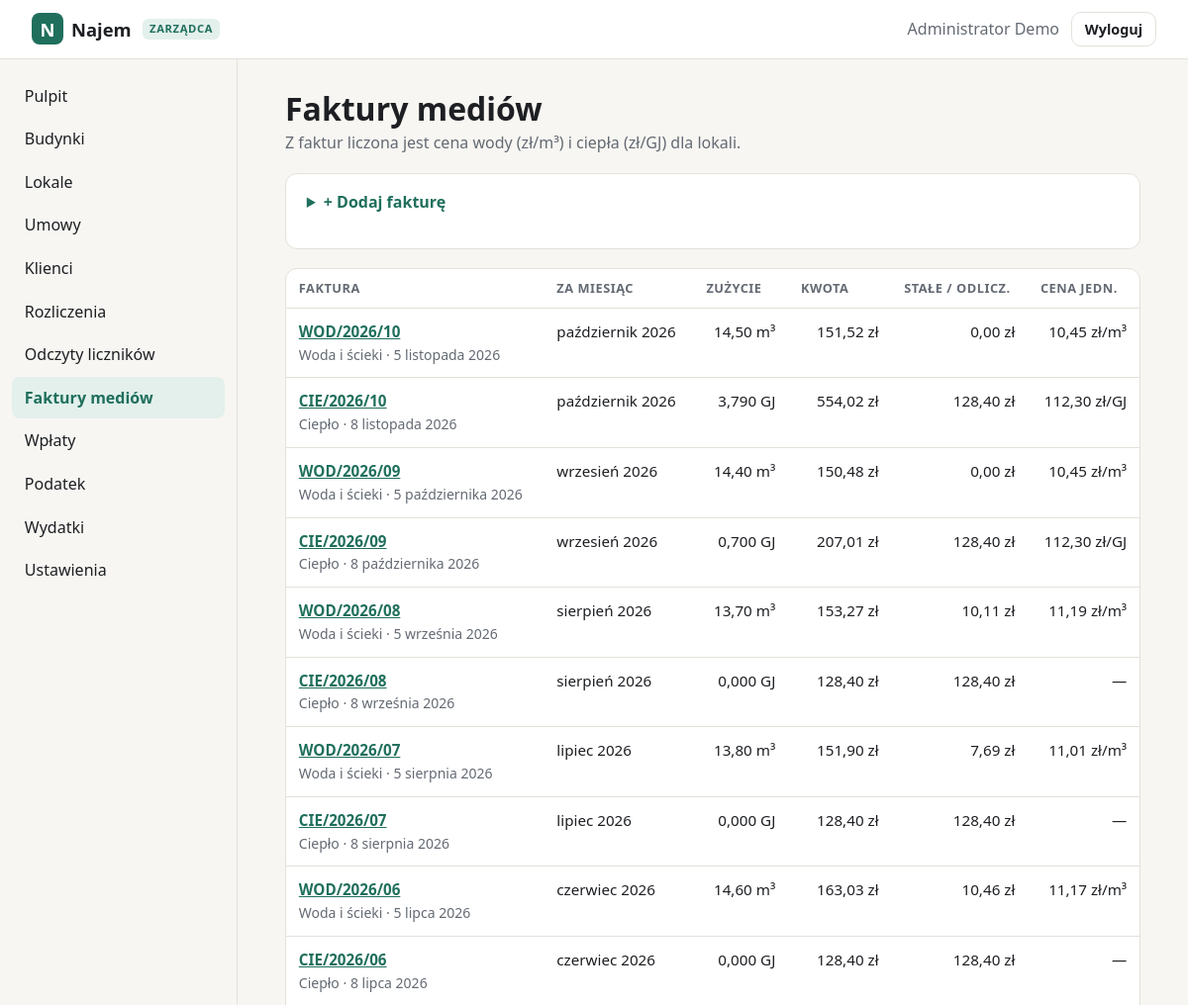
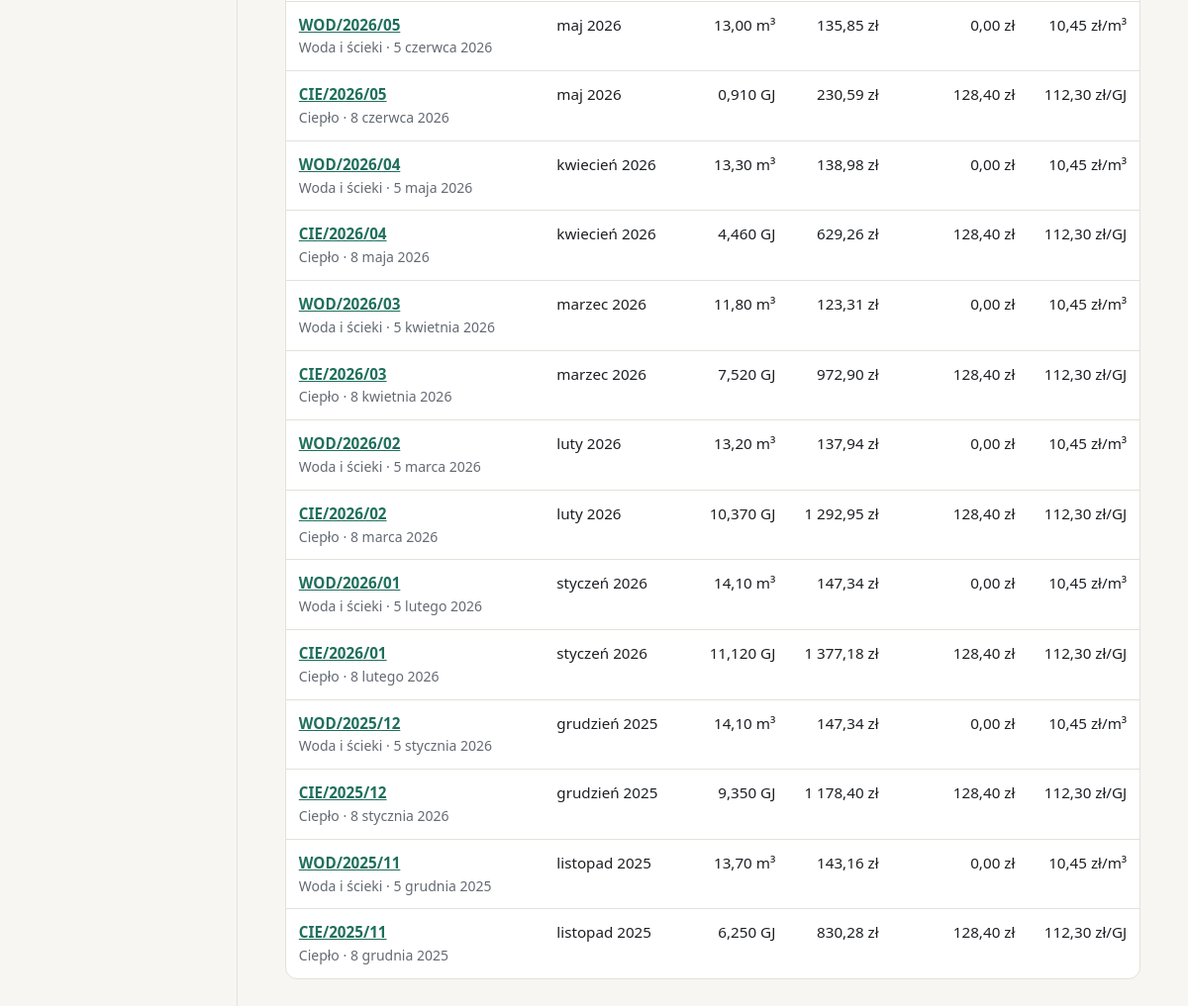
The app's page /zarzadca/faktury (signed in) with its own data (2 pictures, top to bottom).
### tables this page shows
CREATE TABLE users (
    id            INTEGER PRIMARY KEY AUTOINCREMENT,
    login         TEXT NOT NULL UNIQUE COLLATE NOCASE,
    password_hash TEXT NOT NULL,
    full_name     TEXT,
    role          TEXT NOT NULL DEFAULT 'klient',
    created_at    TEXT NOT NULL DEFAULT (datetime('now')),
    last_login_at TEXT
, email TEXT, telefon TEXT, aktywny INTEGER NOT NULL DEFAULT 1);

CREATE TABLE faktury (
    id            INTEGER PRIMARY KEY AUTOINCREMENT,
    rodzaj        TEXT NOT NULL CHECK (rodzaj IN ('woda', 'cieplo')),
    numer         TEXT NOT NULL,
    okres         TEXT NOT NULL,
    data          TEXT,
    zuzycie       REAL NOT NULL DEFAULT 0,   -- m³ lub GJ
    kwota         INTEGER NOT NULL,
    oplata_stala  INTEGER NOT NULL DEFAULT 0,  -- ciepło: przesyłowa + moc
    odliczenie    INTEGER NOT NULL DEFAULT 0,  -- woda: np. woda ogrodowa
    uwagi         TEXT
, budynek_id INTEGER REFERENCES budynki(id));

### rozliczenia.py (the view, shortened to what this page needs)
@bp.route("/faktury", methods=["GET", "POST"])
def faktury():
    bl = budynki_lista()
    bid = request.args.get("b", type=int) or (bl[0]["id"] if len(bl) == 1 else "")
    f = Form({"rodzaj": request.args.get("rodzaj", "woda"), "okres": poprzedni(biezacy()),
              "data": date.today().isoformat(), "budynek_id": str(bid)})
    return render_template("admin/faktury.html", f=f, fv=None, rows=_faktury_lista(request.args.get("b", type=int)),
                           otworz=False, **_faktury_ctx())

### admin.py (called while the page is built)
@bp.before_request
@manager_required
def _guard():
    if request.method == "POST":
        check_csrf()

@bp.context_processor
def _ctx():
    return {"admin_menu": ADMIN_MENU, "rodzaje_lokali": RODZAJE_LOKALI,
            "rodzaje_umow": RODZAJE_UMOW, "opcje": lambda xs: [(x, x) for x in xs],
            "today": date.today().isoformat()}

### app.py (called while the page is built)
def get_db() -> sqlite3.Connection:
    if "db" not in g:
        g.db = sqlite3.connect(DB_PATH)
        g.db.row_factory = sqlite3.Row
        g.db.execute("PRAGMA foreign_keys = ON")
    return g.db

def csrf_token() -> str:
    if "_csrf" not in session:
        session["_csrf"] = secrets.token_urlsafe(32)
    return session["_csrf"]

def static_v(filename):
    try:
        v = int((BASE / "static" / filename).stat().st_mtime)
    except OSError:
        v = 0
    return url_for("static", filename=filename, v=v)

def manager_required(view):
    @wraps(view)
    def wrapped(*a, **kw):
        if g.user is None:
            return redirect(url_for("login", next=request.path))
        if g.user["role"] != "zarzadca":
            abort(403)
        return view(*a, **kw)
    return wrapped

@app.before_request
def load_user():
    g.user = None
    uid = session.get("user_id")
    if uid:
        g.user = get_db().execute(
            "SELECT id, login, full_name, role FROM users WHERE id=? AND aktywny=1", (uid,)
        ).fetchone()
        if g.user is None:
            session.clear()

@app.context_processor
def inject():
    return {"menu": MENU, "user": g.get("user")}

@app.template_filter("zl")
def fmt_zl(grosze):
    if grosze is None:
        return "—"
    zl, gr = divmod(int(grosze), 100)
    return f"{zl:,}".replace(",", " ") + f",{gr:02d} zł"

@app.template_filter("data")
def fmt_data(iso):
    if not iso:
        return "—"
    d = date.fromisoformat(iso[:10])
    return f"{d.day} {MIESIACE[d.month - 1]} {d.year}"

### budynki.py (called while the page is built)
@bp.context_processor
def _ctx_budynki():
    return {"budynki_opcje": [(b["id"], b["nazwa"]) for b in
                              get_db().execute("SELECT id, nazwa FROM budynki ORDER BY nazwa")]}

### pomiary.py (called while the page is built)
@app.context_processor
def _ctx_najemca():
    if request.endpoint != "media" or g.get("user") is None:
        return {}
    od, do = nastepne_okno()
    return {"lokale_odczyt": lokale_najemcy(g.user["id"]), "moje_pomiary": moje_pomiary(g.user["id"]),
            "dzis": date.today().isoformat(), "okno_od": od.isoformat(), "okno_do": do.isoformat(),
            "w_oknie_dzis": od <= date.today() <= do}

### templates/admin/faktury.html (shortened to what this page needs)
{% extends "admin/base.html" %}
{% from "admin/_form.html" import field, select, csrf, delete_button %}
{% block content %}
<div class="page-head">
  <div><h1>{{ 'Faktura ' ~ fv.numer if fv else 'Faktury mediów' }}</h1>
    <p class="muted">Z faktur liczona jest cena wody (zł/m³) i ciepła (zł/GJ) dla lokali.</p></div>
</div>
<details class="panel-box add-box" {% if otworz %}open{% endif %}>
  <summary>{{ 'Edycja faktury' if fv else '+ Dodaj fakturę' }}</summary>
</details>
{% if not fv %}
{% if rows %}
<div class="table-wrap"><table class="table">
  <thead><tr><th>Faktura</th><th>Za miesiąc</th><th class="num">Zużycie</th><th class="num">Kwota</th><th class="num">Stałe / odlicz.</th><th class="num">Cena jedn.</th></tr></thead>
  <tbody>
  {% for r, cena in rows %}
    <tr>
      <td data-label="Faktura"><a href="{{ url_for('zarzadca.faktura_edycja', fid=r.id) }}"><strong>{{ r.numer }}</strong></a><br><span class="muted small">{{ 'Woda i ścieki' if r.rodzaj == 'woda' else 'Ciepło' }}{% if r.data %} · {{ r.data|data }}{% endif %}{% if budynki|length > 1 %} · {{ nazwa_budynku(r.budynek_id) or 'bez budynku' }}{% endif %}</span></td>
      <td data-label="Za miesiąc">{{ r.okres|okres }}</td>
      <td data-label="Zużycie" class="num">{{ r.zuzycie|liczba(3 if r.rodzaj == 'cieplo' else 2) }} {{ 'GJ' if r.rodzaj == 'cieplo' else 'm³' }}</td>
      <td data-label="Kwota" class="num">{{ r.kwota|zl }}</td>
      <td data-label="Stałe / odlicz." class="num">{{ (r.oplata_stala if r.rodzaj == 'cieplo' else r.odliczenie)|zl }}</td>
      <td data-label="Cena jedn." class="num">{% if cena is not none %}{{ cena|liczba(2) }} zł/{{ 'GJ' if r.rodzaj == 'cieplo' else 'm³' }}{% else %}—{% endif %}</td>
    </tr>
  {% endfor %}
  </tbody>
</table></div>
{% else %}
<div class="placeholder"><strong>Brak faktur</strong><span>Dodaj fakturę za wodę lub ciepło.</span></div>
{% endif %}
{% endif %}
{% endblock %}

### templates/panel.html (shortened to what this page needs)
{% extends "base.html" %}
{% block body_class %}app-page{% endblock %}
{% block body %}
<header class="appbar">
  <a class="brand" href="{% block home_url %}{{ url_for('panel') }}{% endblock %}"><span class="logo">N</span> Najem{% block brand_suffix %}{% endblock %}</a>
  <div class="who">
    <span class="muted">{{ user.full_name or user.login }}</span>
    <form method="post" action="{{ url_for('logout') }}">
      <button class="btn btn-ghost btn-sm" type="submit">Wyloguj</button>
    </form>
  </div>
</header>
<div class="layout">
  <nav class="sidebar" aria-label="Menu główne">
    <ul>
    {% block nav %}{% endblock %}
    </ul>
  </nav>
  <main class="content">
    {% block content %}{% endblock %}
  </main>
</div>
{% endblock %}

### static/style.css (style rules this page uses)
:root { --bg: #f7f6f2; --surface: #ffffff; --text: #1d1f23; --muted: #646a73; --line: #e3e1da; --accent: #1f6f5c; --accent-ink: #ffffff; --accent-soft: #e3f0ec; --danger: #b3261e; --danger-soft: #fbe9e7; --radius: 12px; color-scheme: light; }
* { box-sizing: border-box; }
html, body { margin: 0; }
body { background: var(--bg); color: var(--text); font: 16px/1.5 system-ui, -apple-system, "Segoe UI", Roboto, sans-serif; min-height: 100vh; }
a { color: var(--accent); }
h1 { line-height: 1.15; margin: 0 0 .4em; }
.muted { color: var(--muted); }
.small { font-size: .875rem; }
.brand { display: inline-flex; align-items: center; gap: .5rem; font-weight: 700; font-size: 1.15rem; color: var(--text); text-decoration: none; }
.logo { display: inline-grid; place-items: center; width: 2rem; height: 2rem; border-radius: 8px; background: var(--accent); color: var(--accent-ink); font-weight: 800; }
.btn { display: inline-block; border: 1px solid transparent; border-radius: 10px; padding: .7rem 1.2rem; font: inherit; font-weight: 600; text-decoration: none; cursor: pointer; }
.btn-ghost { background: transparent; color: var(--text); border-color: var(--line); }
.btn-sm { padding: .35rem .8rem; font-size: .9rem; }
.appbar { position: sticky; top: 0; z-index: 10; display: flex; align-items: center; gap: 1rem; padding: .75rem clamp(16px, 3vw, 32px); background: var(--surface); border-bottom: 1px solid var(--line); }
.appbar .who { margin-left: auto; display: flex; align-items: center; gap: .75rem; }
.appbar form { margin: 0; }
.layout { display: grid; grid-template-columns: 240px 1fr; min-height: calc(100vh - 58px); }
.sidebar { border-right: 1px solid var(--line); padding: 1rem .75rem; }
.sidebar ul { list-style: none; margin: 0; padding: 0; display: flex; flex-direction: column; gap: 2px; }
.content { padding: 2rem clamp(16px, 4vw, 48px); max-width: 960px; }
:root { --ok: #1f7a4d; --ok-soft: #e1f3e9; --warn: #8a5a00; --warn-soft: #fdf1d8; --info: #2457a6; --info-soft: #e4ecfa; --off: #6b7079; --off-soft: #ececea; }
.content h1 { font-size: clamp(1.5rem, 3vw, 2rem); }
.panel-box { background: var(--surface); border: 1px solid var(--line); border-radius: var(--radius); padding: 1.2rem 1.3rem; margin-top: 1rem; }
.table-wrap { overflow-x: auto; margin-top: 1.2rem; }
.table { width: 100%; border-collapse: collapse; font-size: .95rem; }
.table th { text-align: left; font-size: .8rem; color: var(--muted); font-weight: 600; text-transform: uppercase; letter-spacing: .04em; padding: .6rem .8rem; border-bottom: 1px solid var(--line); }
.table td { padding: .75rem .8rem; border-bottom: 1px solid var(--line); vertical-align: top; }
.table tr:last-child td { border-bottom: 0; }
.content > .table-wrap { background: var(--surface); border: 1px solid var(--line); border-radius: var(--radius); }
.num { text-align: right; font-variant-numeric: tabular-nums; white-space: nowrap; }
.page-head { display: flex; justify-content: space-between; align-items: flex-start; gap: 1rem; flex-wrap: wrap; }
.page-head h1 { margin-bottom: .2rem; }
.page-head p { margin: 0; }
.add-box { margin-top: 1.2rem; border-top: 1px solid var(--line); padding-top: 1rem; }
.add-box summary { cursor: pointer; font-weight: 600; color: var(--accent); margin-bottom: 1rem; }

### records on screen
users: full_name "Administrator Demo"
faktury: numer "WOD/2026/10", rodzaj "Woda i ścieki", data|data "5 listopada 2026", okres|okres "październik 2026", zuzycie|liczba "14,50", rodzaj "m³", kwota|zl "151,52 zł", rodzaj+odliczenie "0,00 zł", cena "10,45"
faktury: numer "CIE/2026/10", rodzaj "Ciepło", data|data "8 listopada 2026", okres|okres "październik 2026", zuzycie|liczba "3,790", rodzaj "GJ", kwota|zl "554,02 zł", rodzaj+oplata_stala "128,40 zł", cena "112,30"
faktury: numer "WOD/2026/09", rodzaj "Woda i ścieki", data|data "5 października 2026", okres|okres "wrzesień 2026", zuzycie|liczba "14,40", rodzaj "m³", kwota|zl "150,48 zł", rodzaj+odliczenie "0,00 zł", cena "10,45"
faktury: numer "CIE/2026/09", rodzaj "Ciepło", data|data "8 października 2026", okres|okres "wrzesień 2026", zuzycie|liczba "0,700", rodzaj "GJ", kwota|zl "207,01 zł", rodzaj+oplata_stala "128,40 zł", cena "112,30"
faktury: numer "WOD/2026/08", rodzaj "Woda i ścieki", data|data "5 września 2026", okres|okres "sierpień 2026", zuzycie|liczba "13,70", rodzaj "m³", kwota|zl "153,27 zł", rodzaj+odliczenie "10,11 zł", cena "11,19"
faktury: numer "CIE/2026/08", rodzaj "Ciepło", data|data "8 września 2026", okres|okres "sierpień 2026", zuzycie|liczba "0,000", rodzaj "GJ", kwota|zl "128,40 zł", rodzaj+oplata_stala "128,40 zł"
faktury: numer "WOD/2026/07", rodzaj "Woda i ścieki", data|data "5 sierpnia 2026", okres|okres "lipiec 2026", zuzycie|liczba "13,80", rodzaj "m³", kwota|zl "151,90 zł", rodzaj+odliczenie "7,69 zł", cena "11,01"
faktury: numer "CIE/2026/07", rodzaj "Ciepło", data|data "8 sierpnia 2026", okres|okres "lipiec 2026", zuzycie|liczba "0,000", rodzaj "GJ", kwota|zl "128,40 zł", rodzaj+oplata_stala "128,40 zł"
faktury: numer "WOD/2026/06", rodzaj "Woda i ścieki", data|data "5 lipca 2026", okres|okres "czerwiec 2026", zuzycie|liczba "14,60", rodzaj "m³", kwota|zl "163,03 zł", rodzaj+odliczenie "10,46 zł", cena "11,17"
faktury: numer "CIE/2026/06", rodzaj "Ciepło", data|data "8 lipca 2026", okres|okres "czerwiec 2026", zuzycie|liczba "0,000", rodzaj "GJ", kwota|zl "128,40 zł", rodzaj+oplata_stala "128,40 zł"
faktury: numer "WOD/2026/05", rodzaj "Woda i ścieki", data|data "5 czerwca 2026", okres|okres "maj 2026", zuzycie|liczba "13,00", rodzaj "m³", kwota|zl "135,85 zł", rodzaj+odliczenie "0,00 zł", cena "10,45"
faktury: numer "CIE/2026/05", rodzaj "Ciepło", data|data "8 czerwca 2026", okres|okres "maj 2026", zuzycie|liczba "0,910", rodzaj "GJ", kwota|zl "230,59 zł", rodzaj+oplata_stala "128,40 zł", cena "112,30"
faktury: numer "WOD/2026/04", rodzaj "Woda i ścieki", data|data "5 maja 2026", okres|okres "kwiecień 2026", zuzycie|liczba "13,30", rodzaj "m³", kwota|zl "138,98 zł", rodzaj+odliczenie "0,00 zł", cena "10,45"
faktury: numer "CIE/2026/04", rodzaj "Ciepło", data|data "8 maja 2026", okres|okres "kwiecień 2026", zuzycie|liczba "4,460", rodzaj "GJ", kwota|zl "629,26 zł", rodzaj+oplata_stala "128,40 zł", cena "112,30"
faktury: numer "WOD/2026/03", rodzaj "Woda i ścieki", data|data "5 kwietnia 2026", okres|okres "marzec 2026", zuzycie|liczba "11,80", rodzaj "m³", kwota|zl "123,31 zł", rodzaj+odliczenie "0,00 zł", cena "10,45"
faktury: numer "CIE/2026/03", rodzaj "Ciepło", data|data "8 kwietnia 2026", okres|okres "marzec 2026", zuzycie|liczba "7,520", rodzaj "GJ", kwota|zl "972,90 zł", rodzaj+oplata_stala "128,40 zł", cena "112,30"
faktury: numer "WOD/2026/02", rodzaj "Woda i ścieki", data|data "5 marca 2026", okres|okres "luty 2026", zuzycie|liczba "13,20", rodzaj "m³", kwota|zl "137,94 zł", rodzaj+odliczenie "0,00 zł", cena "10,45"
faktury: numer "CIE/2026/02", rodzaj "Ciepło", data|data "8 marca 2026", okres|okres "luty 2026", zuzycie|liczba "10,370", rodzaj "GJ", kwota|zl "1 292,95 zł", rodzaj+oplata_stala "128,40 zł", cena "112,30"
faktury: numer "WOD/2026/01", rodzaj "Woda i ścieki", data|data "5 lutego 2026", okres|okres "styczeń 2026", zuzycie|liczba "14,10", rodzaj "m³", kwota|zl "147,34 zł", rodzaj+odliczenie "0,00 zł", cena "10,45"
faktury: numer "CIE/2026/01", rodzaj "Ciepło", data|data "8 lutego 2026", okres|okres "styczeń 2026", zuzycie|liczba "11,120", rodzaj "GJ", kwota|zl "1 377,18 zł", rodzaj+oplata_stala "128,40 zł", cena "112,30"
faktury: numer "WOD/2025/12", rodzaj "Woda i ścieki", data|data "5 stycznia 2026", okres|okres "grudzień 2025", zuzycie|liczba "14,10", rodzaj "m³", kwota|zl "147,34 zł", rodzaj+odliczenie "0,00 zł", cena "10,45"
faktury: numer "CIE/2025/12", rodzaj "Ciepło", data|data "8 stycznia 2026", okres|okres "grudzień 2025", zuzycie|liczba "9,350", rodzaj "GJ", kwota|zl "1 178,40 zł", rodzaj+oplata_stala "128,40 zł", cena "112,30"
faktury: numer "WOD/2025/11", rodzaj "Woda i ścieki", data|data "5 grudnia 2025", okres|okres "listopad 2025", zuzycie|liczba "13,70", rodzaj "m³", kwota|zl "143,16 zł", rodzaj+odliczenie "0,00 zł", cena "10,45"
faktury: numer "CIE/2025/11", rodzaj "Ciepło", data|data "8 grudnia 2025", okres|okres "listopad 2025", zuzycie|liczba "6,250", rodzaj "GJ", kwota|zl "830,28 zł", rodzaj+oplata_stala "128,40 zł", cena "112,30"

### other values on screen
{{ label }} "Pulpit" "Budynki" "Lokale" "Umowy" "Klienci" "Rozliczenia" "Odczyty liczników" "Faktury mediów" "Wpłaty" "Podatek" "Wydatki" "Ustawienia"
{{ 'Faktura ' ~ fv.numer if fv else 'Faktury mediów' }} "Faktury mediów"
{{ 'Edycja faktury' if fv else '+ Dodaj fakturę' }} "+ Dodaj fakturę"
